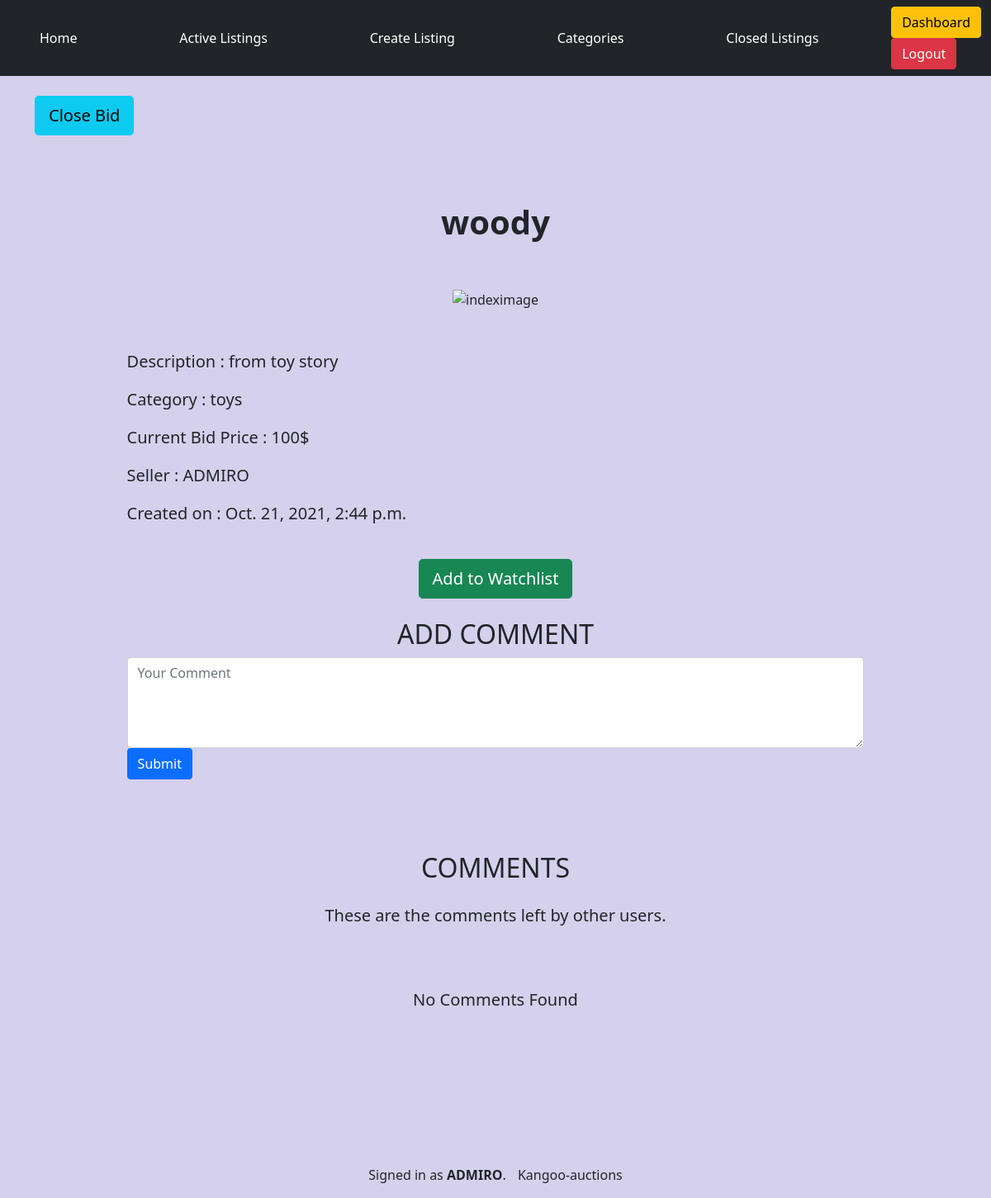
Page /viewlisting/17 (signed in) on the committed database.
### auctions/models.py (models this page shows)
class Listing(models.Model):
    seller = models.CharField(max_length=64)
    title = models.CharField(max_length=64)
    description = models.TextField()
    starting_bid = models.IntegerField()
    category = models.CharField(max_length=64)
    image_link = models.CharField(
        max_length=200, default=None, blank=True, null=True)
    created_at = models.DateTimeField(auto_now_add=True)

class User(AbstractUser):
    pass

### auctions/views.py (the view)
# urls.py: path("viewlisting/<int:product_id>", views.viewlisting, name="viewlisting"),
@login_required(login_url='/login')
def viewlisting(request, product_id):
    comments = Comment.objects.filter(listingid=product_id)
    if request.method == "POST":
        item = Listing.objects.get(id=product_id)
        newbid = int(request.POST.get('newbid'))
        if item.starting_bid >= newbid:
            product = Listing.objects.get(id=product_id)
            return render(request, "auctions/viewlisting.html", {
                "product": product,
                "message": "Your Bid should be higher than the Current one.",
                "msg_type": "danger",
                "comments": comments
            })
        else:
            item.starting_bid = newbid
            item.save()
            bidobj = Bid.objects.filter(listingid=product_id)
            if bidobj:
                bidobj.delete()
            obj = Bid()
            obj.user = request.user.username
            obj.title = item.title
            obj.listingid = product_id
            obj.bid = newbid
            obj.save()
            product = Listing.objects.get(id=product_id)
            return render(request, "auctions/viewlisting.html", {
                "product": product,
                "message": "Your Bid is added.",
                "msg_type": "success",
                "comments": comments
            })
    else:
        product = Listing.objects.get(id=product_id)
        added = Watchlist.objects.filter(
            listingid=product_id, user=request.user.username)
        return render(request, "auctions/viewlisting.html", {
            "product": product,
            "added": added,
            "comments": comments
        })

### auctions/templates/auctions/viewlisting.html (shortened to what this page needs)
{% extends "auctions/layout.html" %}
{% block body %}
{% if user.username == product.seller %}
            <a href="{% url 'closebid' product.id %}" class="btn btn-info btn-lg"> Close Bid </a>
        {% endif %}
    <div class="jumbotron text-center" style="padding: 3% 10%;">
        <br>
        <br>
        <h1><strong>{{product.title}}</strong></h1> <br>
        <br>
        <img src="{{product.image_link}}" alt="indeximage" style="height: 350px;" class="embed-responsive"> <br> <br> <br>
        <p class="lead" align="justify"><strong>Description : </strong> {{product.description}}</p>
        <p class="lead" align="justify"><strong>Category : </strong>{{product.category}}</p>
        <p class="lead" align="justify"><strong>Current Bid Price : </strong>{{product.starting_bid}}$</p>
        <p class="lead" align="justify"><strong>Seller : </strong>{{product.seller}}</p>
        <p class="lead" align="justify"><strong>Created on : </strong>{{product.created_at}}</p>
        <br>
        {% if added %}
            <a href="{% url 'addtowatchlist' product.id %}" class="btn btn-danger btn-lg" name="remove">Remove from Watchlist</a>
        {% else %}
            <a href="{% url 'addtowatchlist' product.id %}" class="btn btn-success btn-lg" name="addto">Add to Watchlist</a>
        {% endif %}
        <br> <br>
         <div class="jumbotron text-center">
                <h2 class="card-title h2">ADD COMMENT</h2>
                <form action="{% url 'addcomment' product.id %}" method="POST">
                    <div class="form-group">
                        <textarea class="form-control" name="comment" rows="4" placeholder="Your Comment"></textarea>
                    </div>
                    <p align="justify"><input class="btn btn-primary" type="submit" value="Submit"></p>
                </form>
            </div>
        <br> <br> <br>
        <div class="jumbotron text-center">
            <h2 class="card-title h2">COMMENTS</h2>
            <p class="lead my-4">These are the comments left by other users.</p>
            {% if comments %}
                {% for comment in comments %}
                    <br>
                    <div class="card text-left">
                    <h5 class="card-header h5">{{comment.user}}</h5>
                    <div class="card-body">
                        <p class="lead">{{comment.comment}}</p>
                        <p class="card-text">{{comment.timestamp}}</p>
                    </div>
                    </div>
                {% endfor %}
            {% else %}
                <div class="text-center">
                    <br> <br>
                    <p class="lead">No Comments Found</p>
                </div>
            {% endif %}
        </div>
    </div>
{% endblock %}

### auctions/templates/auctions/layout.html (shortened to what this page needs)
{% load static %}
<!DOCTYPE html>
<html lang="en">
    <head>
        <link href="https://cdn.jsdelivr.net/npm/bootstrap@5.1.3/dist/css/bootstrap.min.css" rel="stylesheet">
    <body>
      <nav class="navbar navbar-dark bg-dark" >
       <div class="container-fluid">
        <li class="nav-item ">
                        <a class="btn btn-dark" href="{% url 'index' %}">Home
                        </a>
                    </li>
                    {% if user.is_authenticated %}
                        <li class="nav-item">
                            <a class="btn btn-dark"  href="{% url 'activelisting' %}">Active Listings</a>
                        </li>
                        <li class="nav-item">
                            <a class="btn btn-dark" href="{% url 'createlisting' %}">Create Listing</a>
                        </li>
                        <li class="nav-item">
                            <a class="btn btn-dark" href="{% url 'categories' %}">Categories</a>
                        </li>
                        <li class="nav-item">
                            <a class="btn btn-dark" href="{% url 'closedlisting' %}">Closed Listings</a>
                        </li>
                    {% endif %}
                    <ul class="navbar-nav mr-auto">
                        {% if user.is_authenticated %}
                            <li class="nav-item">
                                <a class="btn btn-warning" href="{% url 'dashboard' %}">Dashboard</a>
                            </li>
                            <li class="nav-item">
                                <a class="btn btn-danger" href="{% url 'logout' %}">Logout</a>
                            </li>
                        {% endif %}
                      </div>
        </nav>
   <br>
       <div class="container">
          {% block body %}{% endblock body %}
        </div>
<br> <br> <br> <br> <br>
     <div class="footer-copyright text-center py-3"> Signed in as <strong>{{ user.username }}</strong>. <i class="fa fa-heart" style="color: red; padding: 0 5px;" aria-hidden="true"></i>
            Kangoo-auctions </a>
            </div>
    </body>
     </html>

### auctions/templates/auctions/layout.html (style rules this page uses)
body { background-color: rgb(213, 208, 236); }

### rows in the picture
Listing: title "woody", description "from toy story", category "toys", starting_bid "100", seller "ADMIRO", created_at "Oct. 21, 2021, 2:44 p.m."
User: username "ADMIRO"
